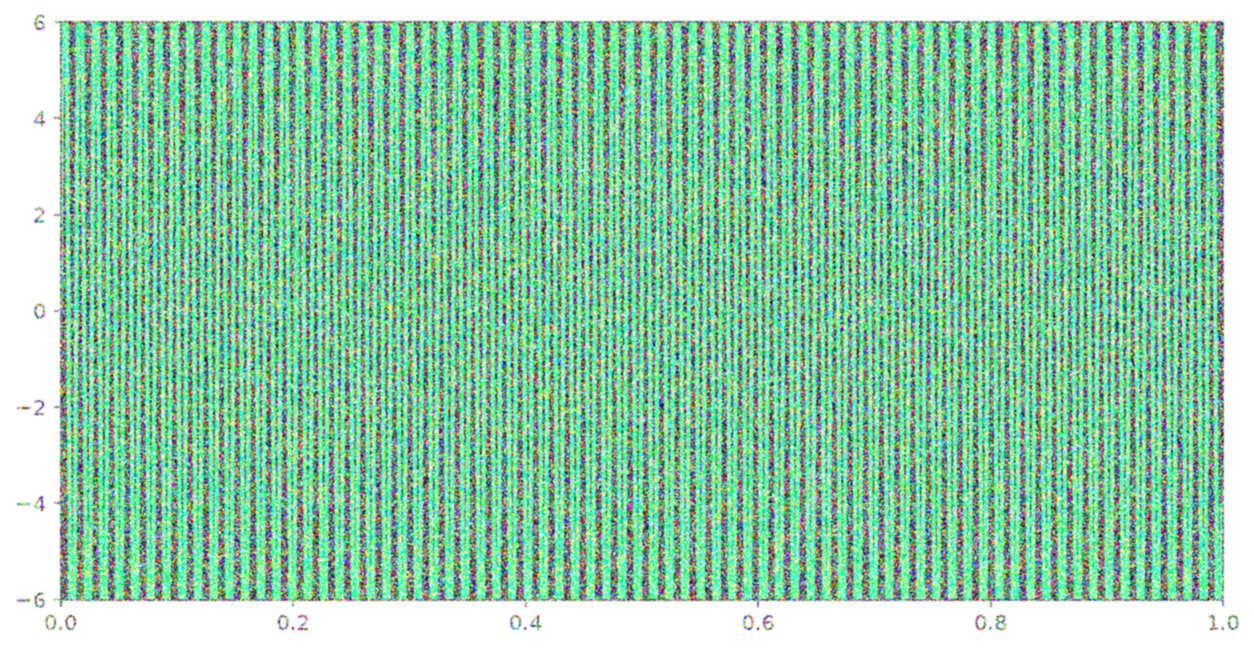
#> input picture test_images/test.png, 1254 x 650 px
$ python -i enhance.py   (imports and definitions only)
#> lines starting #> are read from the running program, lines starting #| are printed output that depends on the picture
#> further down, picture is the input picture: shape (650, 1254, 3); mean B, G, R 168.2, 202.7, 143.5
import cv2


def enhance(image):

    gray=cv2.cvtColor(

        image,

        cv2.COLOR_BGR2GRAY

    )
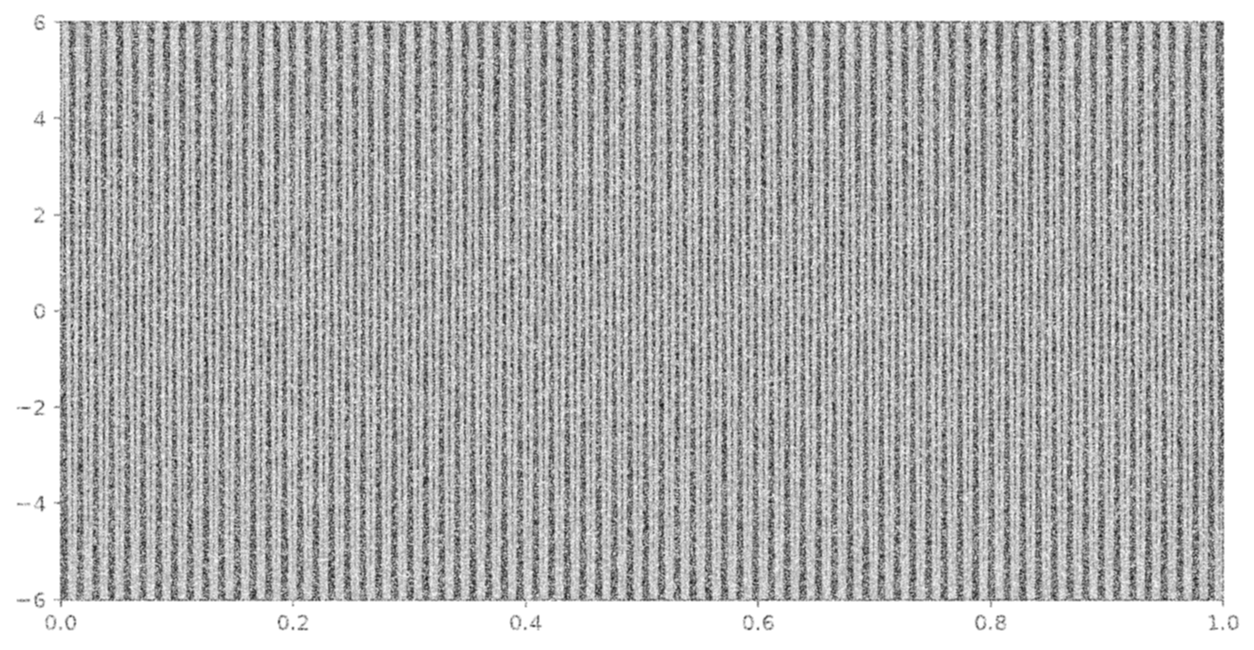
#> gray: shape (650, 1254); min 21, max 255, mean 181.1

    gray=cv2.equalizeHist(gray)
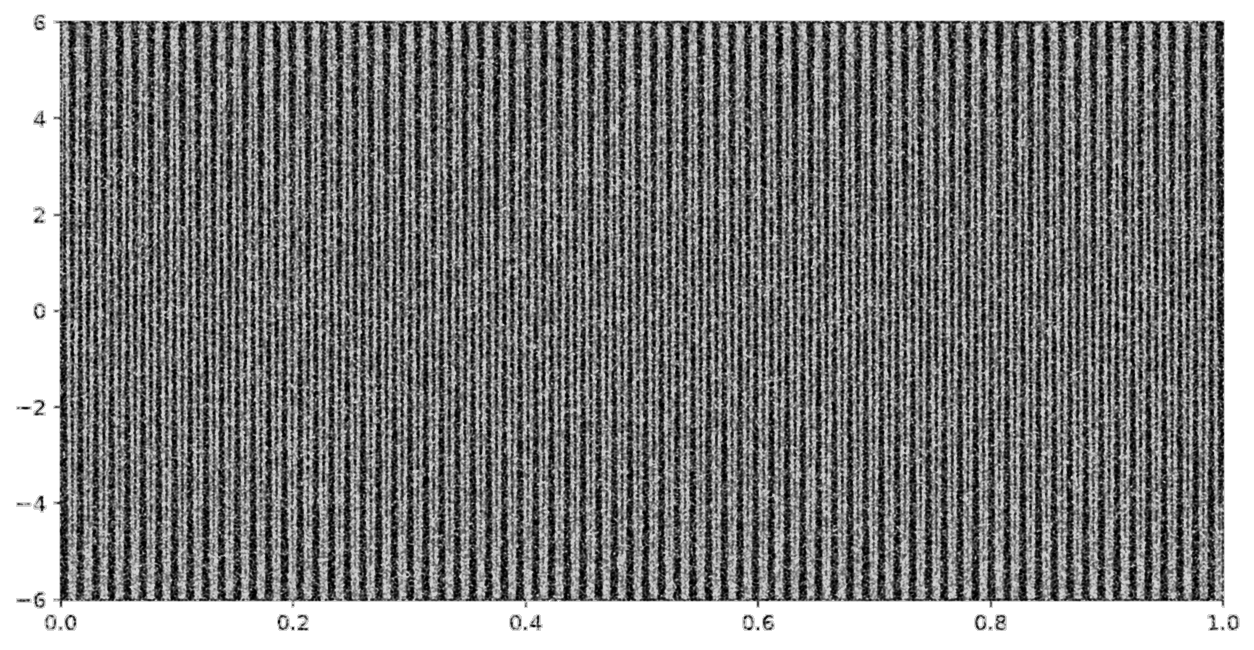
#> gray: shape (650, 1254); min 0, max 255, mean 131.6

    blur=cv2.GaussianBlur(

        gray,

        (3,3),

        0

    )

    return blur

>>> import cv2
>>> picture = cv2.imread('../../test_images/test.png')
>>> result = enhance(picture)
